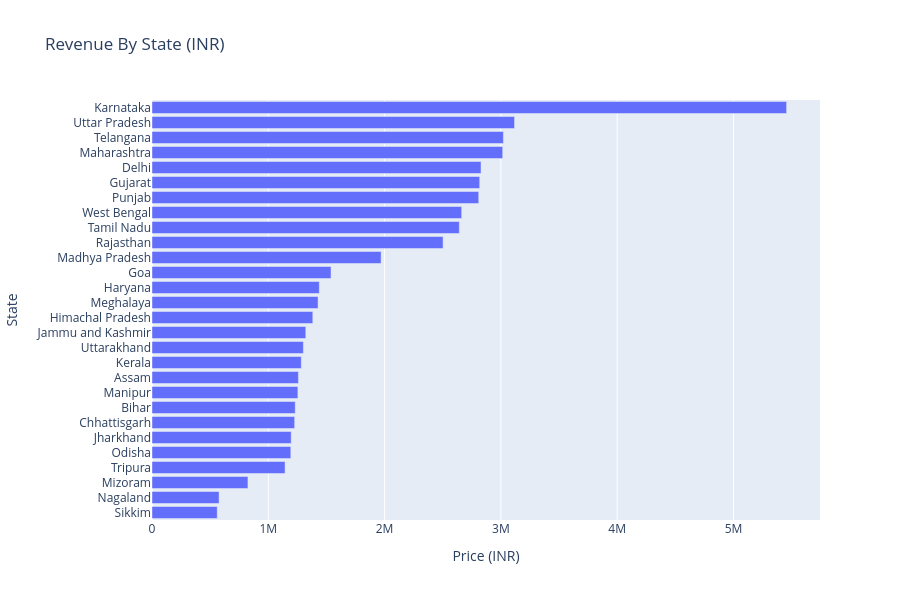

Notebook cell for this chart:
### Markdown cell above
#### Total Sales By State

### Code cell
fig = px.bar( df.groupby("State",as_index=False)["Price (INR)"].sum().sort_values("Price (INR)",ascending=False),
x = "Price (INR)",
y = "State",
orientation = "h",
title = "Revenue By State (INR)")

fig.update_layout(height=600 ,yaxis=dict(autorange="reversed"))
fig.show()

### Figure 1 — Plotly figure (JSON) as saved in the notebook; plotly's stock layout.template omitted (floating-point values rounded to 4 significant figures)
{"data": [{"hovertemplate": "Price (INR)=%{x}<br>State=%{y}<extra></extra>", "legendgroup": "", "marker": {"color": "#636efa", "pattern": {"shape": ""}}, "name": "", "orientation": "h", "showlegend": false, "textposition": "auto", "type": "bar", "x": [5457000.0, 3117000.0, 3022000.0, 3016000.0, 2829000.0, 2818000.0, 2809000.0, 2663000.0, 2643000.0, 2503000.0, 1970000.0, 1539000.0, 1438000.0, 1428000.0, 1383000.0, 1323000.0, 1302000.0, 1284000.0, 1259000.0, 1254000.0, 1232000.0, 1227000.0, 1197000.0, 1194000.0, 1144000.0, 824900.0, 576800.0, 561000.0], "xaxis": "x", "y": ["Karnataka", "Uttar Pradesh", "Telangana", "Maharashtra", "Delhi", "Gujarat", "Punjab", "West Bengal", "Tamil Nadu", "Rajasthan", "Madhya Pradesh", "Goa", "Haryana", "Meghalaya", "Himachal Pradesh", "Jammu and Kashmir", "Uttarakhand", "Kerala", "Assam", "Manipur", "Bihar", "Chhattisgarh", "Jharkhand", "Odisha", "Tripura", "Mizoram", "Nagaland", "Sikkim"], "yaxis": "y"}], "layout": {"barmode": "relative", "height": 600, "legend": {"tracegroupgap": 0}, "title": {"text": "Revenue By State (INR)"}, "xaxis": {"anchor": "y", "domain": [0, 1], "title": {"text": "Price (INR)"}}, "yaxis": {"anchor": "x", "autorange": "reversed", "domain": [0, 1], "title": {"text": "State"}}}}
